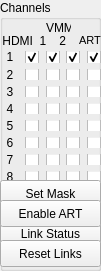
    <widget class="QGroupBox" name="groupBox_3">
     <property name="geometry">
      <rect>
       <x>160</x>
       <y>70</y>
       <width>101</width>
       <height>271</height>
      </rect>
     </property>
     <property name="font">
      <font>
       <pointsize>9</pointsize>
      </font>
     </property>
     <property name="title">
      <string>Channels</string>
     </property>
     <widget class="QLabel" name="label_17">
      <property name="geometry">
       <rect>
        <x>46</x>
        <y>20</y>
        <width>25</width>
        <height>16</height>
       </rect>
      </property>
      <property name="font">
       <font>
        <pointsize>9</pointsize>
       </font>
      </property>
      <property name="text">
       <string>VMM</string>
      </property>
      <property name="textFormat">
       <enum>Qt::AutoText</enum>
      </property>
     </widget>
     <widget class="QPushButton" name="setMask">
      <property name="geometry">
       <rect>
        <x>0</x>
        <y>180</y>
        <width>101</width>
        <height>27</height>
       </rect>
      </property>
      <property name="font">
       <font>
        <pointsize>9</pointsize>
       </font>
      </property>
      <property name="text">
       <string>Set Mask</string>
      </property>
     </widget>
     <widget class="QPushButton" name="linkPB">
      <property name="geometry">
       <rect>
        <x>0</x>
        <y>220</y>
        <width>101</width>
        <height>27</height>
       </rect>
      </property>
      <property name="font">
       <font>
        <pointsize>9</pointsize>
       </font>
      </property>
      <property name="text">
       <string>Link Status</string>
      </property>
     </widget>
     <widget class="QPushButton" name="resetLinks">
      <property name="geometry">
       <rect>
        <x>0</x>
        <y>240</y>
        <width>101</width>
        <height>27</height>
       </rect>
      </property>
      <property name="font">
       <font>
        <pointsize>9</pointsize>
       </font>
      </property>
      <property name="text">
       <string>Reset Links</string>
      </property>
     </widget>
     <widget class="QPushButton" name="enableART">
      <property name="geometry">
       <rect>
        <x>0</x>
        <y>200</y>
        <width>101</width>
        <height>27</height>
       </rect>
      </property>
      <property name="font">
       <font>
        <pointsize>9</pointsize>
       </font>
      </property>
      <property name="text">
       <string>Enable ART</string>
      </property>
     </widget>
     <widget class="QWidget" name="layoutWidget">
      <property name="geometry">
       <rect>
        <x>0</x>
        <y>30</y>
        <width>101</width>
        <height>21</height>
       </rect>
      </property>
      <layout class="QGridLayout" name="gridLayout_9" columnstretch="4,1,0,0">
       <property name="rightMargin">
        <number>0</number>
       </property>
       <item row="0" column="1">
        <widget class="QLabel" name="label_12">
         <property name="font">
          <font>
           <pointsize>9</pointsize>
          </font>
         </property>
         <property name="text">
          <string>1  </string>
         </property>
         <property name="alignment">
          <set>Qt::AlignRight|Qt::AlignTrailing|Qt::AlignVCenter</set>
         </property>
        </widget>
       </item>
       <item row="0" column="0">
        <widget class="QLabel" name="label_11">
         <property name="font">
          <font>
           <pointsize>9</pointsize>
          </font>
         </property>
         <property name="text">
          <string>HDMI</string>
         </property>
         <property name="textFormat">
          <enum>Qt::AutoText</enum>
         </property>
         <property name="alignment">
          <set>Qt::AlignRight|Qt::AlignTrailing|Qt::AlignVCenter</set>
         </property>
        </widget>
       </item>
       <item row="0" column="2">
        <widget class="QLabel" name="label_13">
         <property name="font">
          <font>
           <pointsize>9</pointsize>
          </font>
         </property>
         <property name="text">
          <string>2  </string>
         </property>
         <property name="alignment">
          <set>Qt::AlignCenter</set>
         </property>
         <property name="indent">
          <number>0</number>
         </property>
        </widget>
       </item>
       <item row="0" column="3">
        <widget class="QLabel" name="label_33">
         <property name="font">
          <font>
           <pointsize>8</pointsize>
          </font>
         </property>
         <property name="text">
          <string>ART</string>
         </property>
        </widget>
       </item>
      </layout>
     </widget>
     <widget class="QWidget" name="layoutWidget">
      <property name="geometry">
       <rect>
        <x>0</x>
        <y>51</y>
        <width>101</width>
        <height>131</height>
       </rect>
      </property>
      <layout class="QGridLayout" name="gridLayout_11">
       <item row="0" column="0">
        <widget class="QCheckBox" name="hdmi1">
         <property name="sizeIncrement">
          <size>
           <width>0</width>
           <height>0</height>
          </size>
         </property>
         <property name="mouseTracking">
          <bool>true</bool>
         </property>
         <property name="layoutDirection">
          <enum>Qt::RightToLeft</enum>
         </property>
         <property name="text">
          <string>1  </string>
         </property>
         <property name="checked">
          <bool>true</bool>
         </property>
        </widget>
       </item>
       <item row="0" column="1">
        <widget class="QCheckBox" name="hdmi1_1">
         <property name="layoutDirection">
          <enum>Qt::RightToLeft</enum>
         </property>
         <property name="text">
          <string/>
         </property>
         <property name="checked">
          <bool>true</bool>
         </property>
        </widget>
       </item>
       <item row="0" column="2">
        <widget class="QCheckBox" name="hdmi1_2">
         <property name="layoutDirection">
          <enum>Qt::RightToLeft</enum>
         </property>
         <property name="text">
          <string/>
         </property>
         <property name="checked">
          <bool>true</bool>
         </property>
        </widget>
       </item>
       <item row="0" column="3">
        <widget class="QCheckBox" name="hdmi1_art">
         <property name="layoutDirection">
          <enum>Qt::RightToLeft</enum>
         </property>
         <property name="text">
          <string/>
         </property>
         <property name="checked">
          <bool>true</bool>
         </property>
        </widget>
       </item>
       <item row="1" column="0">
        <widget class="QCheckBox" name="hdmi2">
         <property name="layoutDirection">
          <enum>Qt::RightToLeft</enum>
         </property>
         <property name="text">
          <string>2  </string>
         </property>
         <property name="checked">
          <bool>false</bool>
         </property>
        </widget>
       </item>
       <item row="1" column="1">
        <widget class="QCheckBox" name="hdmi2_1">
         <property name="layoutDirection">
          <enum>Qt::RightToLeft</enum>
         </property>
         <property name="text">
          <string/>
         </property>
         <property name="checked">
          <bool>false</bool>
         </property>
        </widget>
       </item>
       <item row="1" column="2">
        <widget class="QCheckBox" name="hdmi2_2">
         <property name="layoutDirection">
          <enum>Qt::RightToLeft</enum>
         </property>
         <property name="text">
          <string/>
         </property>
         <property name="checked">
          <bool>false</bool>
         </property>
        </widget>
       </item>
       <item row="1" column="3">
        <widget class="QCheckBox" name="hdmi2_art">
         <property name="layoutDirection">
          <enum>Qt::RightToLeft</enum>
         </property>
         <property name="text">
          <string/>
         </property>
         <property name="checked">
          <bool>false</bool>
         </property>
        </widget>
       </item>
       <item row="2" column="0">
        <widget class="QCheckBox" name="hdmi3">
         <property name="layoutDirection">
          <enum>Qt::RightToLeft</enum>
         </property>
         <property name="text">
          <string>3  </string>
         </property>
         <property name="checked">
          <bool>false</bool>
         </property>
        </widget>
       </item>
       <item row="2" column="1">
        <widget class="QCheckBox" name="hdmi3_1">
         <property name="layoutDirection">
          <enum>Qt::RightToLeft</enum>
         </property>
         <property name="text">
          <string/>
         </property>
         <property name="checked">
          <bool>false</bool>
         </property>
        </widget>
       </item>
       <item row="2" column="2">
        <widget class="QCheckBox" name="hdmi3_2">
         <property name="layoutDirection">
          <enum>Qt::RightToLeft</enum>
         </property>
         <property name="text">
          <string/>
         </property>
         <property name="checked">
          <bool>false</bool>
         </property>
        </widget>
       </item>
       <item row="2" column="3">
        <widget class="QCheckBox" name="hdmi3_art">
         <property name="layoutDirection">
          <enum>Qt::RightToLeft</enum>
         </property>
         <property name="text">
          <string/>
         </property>
         <property name="checked">
          <bool>false</bool>
         </property>
        </widget>
       </item>
       <item row="3" column="0">
        <widget class="QCheckBox" name="hdmi4">
         <property name="layoutDirection">
          <enum>Qt::RightToLeft</enum>
         </property>
         <property name="text">
          <string>4  </string>
         </property>
         <property name="checked">
          <bool>false</bool>
         </property>
        </widget>
       </item>
       <item row="3" column="1">
        <widget class="QCheckBox" name="hdmi4_1">
         <property name="layoutDirection">
          <enum>Qt::RightToLeft</enum>
         </property>
         <property name="text">
          <string/>
         </property>
         <property name="checked">
          <bool>false</bool>
         </property>
        </widget>
       </item>
       <item row="3" column="2">
        <widget class="QCheckBox" name="hdmi4_2">
         <property name="layoutDirection">
          <enum>Qt::RightToLeft</enum>
         </property>
         <property name="text">
          <string/>
         </property>
         <property name="checked">
          <bool>false</bool>
         </property>
        </widget>
       </item>
       <item row="3" column="3">
        <widget class="QCheckBox" name="hdmi4_art">
         <property name="layoutDirection">
          <enum>Qt::RightToLeft</enum>
         </property>
         <property name="text">
          <string/>
         </property>
         <property name="checked">
          <bool>false</bool>
         </property>
        </widget>
       </item>
       <item row="4" column="0">
        <widget class="QCheckBox" name="hdmi5">
         <property name="layoutDirection">
          <enum>Qt::RightToLeft</enum>
         </property>
         <property name="text">
          <string>5  </string>
         </property>
         <property name="checked">
          <bool>false</bool>
         </property>
        </widget>
       </item>
       <item row="4" column="1">
        <widget class="QCheckBox" name="hdmi5_1">
         <property name="layoutDirection">
          <enum>Qt::RightToLeft</enum>
         </property>
         <property name="text">
          <string/>
         </property>
         <property name="checked">
          <bool>false</bool>
         </property>
        </widget>
       </item>
       <item row="4" column="2">
        <widget class="QCheckBox" name="hdmi5_2">
         <property name="layoutDirection">
          <enum>Qt::RightToLeft</enum>
         </property>
         <property name="text">
          <string/>
         </property>
         <property name="checked">
          <bool>false</bool>
         </property>
        </widget>
       </item>
       <item row="4" column="3">
        <widget class="QCheckBox" name="hdmi5_art">
         <property name="layoutDirection">
          <enum>Qt::RightToLeft</enum>
         </property>
         <property name="text">
          <string/>
         </property>
         <property name="checked">
          <bool>false</bool>
         </property>
        </widget>
       </item>
       <item row="5" column="0">
        <widget class="QCheckBox" name="hdmi6">
         <property name="layoutDirection">
          <enum>Qt::RightToLeft</enum>
         </property>
         <property name="text">
          <string>6  </string>
         </property>
         <property name="checked">
          <bool>false</bool>
         </property>
        </widget>
       </item>
       <item row="5" column="1">
        <widget class="QCheckBox" name="hdmi6_1">
         <property name="layoutDirection">
          <enum>Qt::RightToLeft</enum>
         </property>
         <property name="text">
          <string/>
         </property>
         <property name="checked">
          <bool>false</bool>
         </property>
        </widget>
       </item>
       <item row="5" column="2">
        <widget class="QCheckBox" name="hdmi6_2">
         <property name="layoutDirection">
          <enum>Qt::RightToLeft</enum>
         </property>
         <property name="text">
          <string/>
         </property>
         <property name="checked">
          <bool>false</bool>
         </property>
        </widget>
       </item>
       <item row="5" column="3">
        <widget class="QCheckBox" name="hdmi6_art">
         <property name="layoutDirection">
          <enum>Qt::RightToLeft</enum>
         </property>
         <property name="text">
          <string/>
         </property>
         <property name="checked">
          <bool>false</bool>
         </property>
        </widget>
       </item>
       <item row="6" column="0">
        <widget class="QCheckBox" name="hdmi7">
         <property name="layoutDirection">
          <enum>Qt::RightToLeft</enum>
         </property>
         <property name="text">
          <string>7  </string>
         </property>
         <property name="checked">
          <bool>false</bool>
         </property>
        </widget>
       </item>
       <item row="6" column="1">
        <widget class="QCheckBox" name="hdmi7_1">
         <property name="layoutDirection">
          <enum>Qt::RightToLeft</enum>
         </property>
         <property name="text">
          <string/>
         </property>
         <property name="checked">
          <bool>false</bool>
         </property>
        </widget>
       </item>
       <item row="6" column="2">
        <widget class="QCheckBox" name="hdmi7_2">
         <property name="layoutDirection">
          <enum>Qt::RightToLeft</enum>
         </property>
         <property name="text">
          <string/>
         </property>
         <property name="checked">
          <bool>false</bool>
         </property>
        </widget>
       </item>
       <item row="6" column="3">
        <widget class="QCheckBox" name="hdmi7_art">
         <property name="layoutDirection">
          <enum>Qt::RightToLeft</enum>
         </property>
         <property name="text">
          <string/>
         </property>
         <property name="checked">
          <bool>false</bool>
         </property>
        </widget>
       </item>
       <item row="7" column="0">
        <widget class="QCheckBox" name="hdmi8">
         <property name="layoutDirection">
          <enum>Qt::RightToLeft</enum>
         </property>
         <property name="text">
          <string>8  </string>
         </property>
         <property name="checked">
          <bool>false</bool>
         </property>
        </widget>
       </item>
       <item row="7" column="1">
        <widget class="QCheckBox" name="hdmi8_1">
         <property name="layoutDirection">
          <enum>Qt::RightToLeft</enum>
         </property>
         <property name="text">
          <string/>
         </property>
         <property name="checked">
          <bool>false</bool>
         </property>
        </widget>
       </item>
       <item row="7" column="2">
        <widget class="QCheckBox" name="hdmi8_2">
         <property name="layoutDirection">
          <enum>Qt::RightToLeft</enum>
         </property>
         <property name="text">
          <string/>
         </property>
         <property name="checked">
          <bool>false</bool>
         </property>
        </widget>
       </item>
       <item row="7" column="3">
        <widget class="QCheckBox" name="hdmi8_art">
         <property name="layoutDirection">
          <enum>Qt::RightToLeft</enum>
         </property>
         <property name="text">
          <string/>
         </property>
         <property name="checked">
          <bool>false</bool>
         </property>
        </widget>
       </item>
      </layout>
     </widget>
     <zorder>layoutWidget</zorder>
     <zorder>layoutWidget</zorder>
     <zorder>label_17</zorder>
     <zorder>setMask</zorder>
     <zorder>linkPB</zorder>
     <zorder>resetLinks</zorder>
     <zorder>enableART</zorder>
    </widget>
